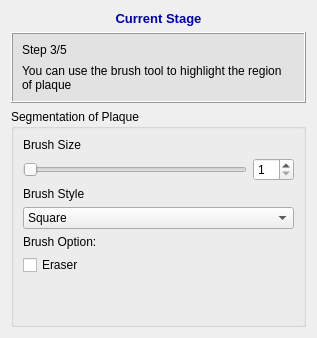
     <widget class="QWidget" name="page_3">
      <layout class="QVBoxLayout" name="verticalLayout_10">
       <item>
        <widget class="QLabel" name="label_25">
         <property name="font">
          <font>
           <pointsize>10</pointsize>
           <weight>75</weight>
           <bold>true</bold>
          </font>
         </property>
         <property name="text">
          <string>&lt;html&gt;&lt;head/&gt;&lt;body&gt;&lt;p&gt;&lt;span style=&quot; color:#0000a5;&quot;&gt;Current Stage&lt;/span&gt;&lt;/p&gt;&lt;/body&gt;&lt;/html&gt;</string>
         </property>
         <property name="alignment">
          <set>Qt::AlignCenter</set>
         </property>
        </widget>
       </item>
       <item>
        <widget class="QFrame" name="frame_6">
         <property name="minimumSize">
          <size>
           <width>0</width>
           <height>0</height>
          </size>
         </property>
         <property name="font">
          <font>
           <family>Arial</family>
           <pointsize>10</pointsize>
          </font>
         </property>
         <property name="styleSheet">
          <string notr="true">background-color: rgb(226, 226, 226)</string>
         </property>
         <property name="frameShape">
          <enum>QFrame::Box</enum>
         </property>
         <property name="frameShadow">
          <enum>QFrame::Raised</enum>
         </property>
         <property name="lineWidth">
          <number>1</number>
         </property>
         <layout class="QVBoxLayout" name="verticalLayout_13">
          <property name="spacing">
           <number>7</number>
          </property>
          <item>
           <layout class="QVBoxLayout" name="verticalLayout_14">
            <property name="spacing">
             <number>7</number>
            </property>
            <item>
             <layout class="QHBoxLayout" name="horizontalLayout_12">
              <item>
               <widget class="QLabel" name="label_26">
                <property name="font">
                 <font>
                  <family>Arial</family>
                 </font>
                </property>
                <property name="text">
                 <string>Step 3/5</string>
                </property>
               </widget>
              </item>
             </layout>
            </item>
           </layout>
          </item>
          <item>
           <widget class="QLabel" name="label_22">
            <property name="text">
             <string>You can use the brush tool to highlight the region of plaque</string>
            </property>
            <property name="wordWrap">
             <bool>true</bool>
            </property>
           </widget>
          </item>
         </layout>
        </widget>
       </item>
       <item>
        <widget class="QGroupBox" name="groupBox_3">
         <property name="title">
          <string>Segmentation of Plaque</string>
         </property>
         <layout class="QVBoxLayout" name="verticalLayout_5">
          <item>
           <widget class="QLabel" name="label_16">
            <property name="text">
             <string>Brush Size</string>
            </property>
           </widget>
          </item>
          <item>
           <layout class="QHBoxLayout" name="horizontalLayout">
            <item>
             <widget class="QSlider" name="BrushSizeSlider">
              <property name="minimum">
               <number>1</number>
              </property>
              <property name="maximum">
               <number>40</number>
              </property>
              <property name="orientation">
               <enum>Qt::Horizontal</enum>
              </property>
             </widget>
            </item>
            <item>
             <widget class="QSpinBox" name="BrushSizeSpinBox">
              <property name="minimum">
               <number>1</number>
              </property>
              <property name="maximum">
               <number>40</number>
              </property>
             </widget>
            </item>
           </layout>
          </item>
          <item>
           <widget class="QLabel" name="label_17">
            <property name="text">
             <string>Brush Style</string>
            </property>
           </widget>
          </item>
          <item>
           <layout class="QHBoxLayout" name="horizontalLayout_9">
            <item>
             <widget class="QComboBox" name="BrushComBox">
              <item>
               <property name="text">
                <string>Square</string>
               </property>
              </item>
              <item>
               <property name="text">
                <string>Circle</string>
               </property>
              </item>
             </widget>
            </item>
           </layout>
          </item>
          <item>
           <widget class="QLabel" name="label_15">
            <property name="text">
             <string>Brush Option:</string>
            </property>
           </widget>
          </item>
          <item>
           <widget class="QCheckBox" name="eraserCheckBox">
            <property name="text">
             <string>Eraser</string>
            </property>
           </widget>
          </item>
          <item>
           <spacer name="verticalSpacer">
            <property name="orientation">
             <enum>Qt::Vertical</enum>
            </property>
            <property name="sizeHint" stdset="0">
             <size>
              <width>20</width>
              <height>40</height>
             </size>
            </property>
           </spacer>
          </item>
         </layout>
        </widget>
       </item>
      </layout>
     </widget>
